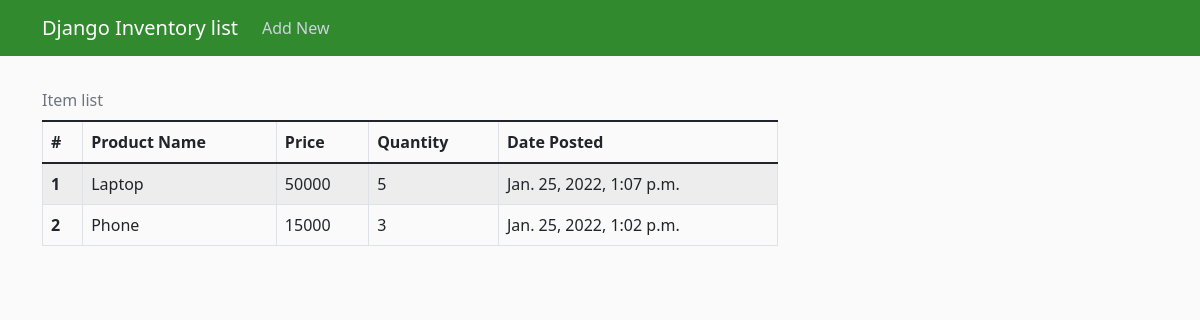
The app's page /, older data.
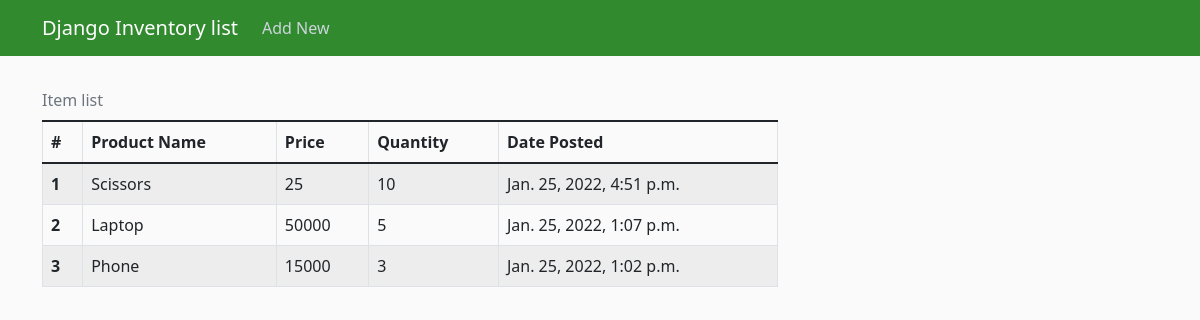
The same page, newer data.
### inventory/models.py (models this page shows, shortened)
class Product(models.Model):
    product_name = models.CharField(max_length=100, unique=True)
    price = models.IntegerField()
    quantity = models.IntegerField()
    date_posted = models.DateTimeField(default=timezone.now)

### inventory/views.py (the view)
# urls.py: path('', ItemListView.as_view(), name='inventory-home'),
class ItemListView(ListView):
    model = Product
    template_name = 'inventory/home.html' #<app>/<model>_<viewtype>.html
    context_object_name = 'items'   #changing variable name to let it know, we stored in 'items' variable
    ordering = ['-date_posted'] #order from newest added to oldest

### inventory/templates/inventory/home.html (shortened to what this page needs)
{% load static %}
<!DOCTYPE html>
<html lang="en">
<head>
	<link href="https://cdn.jsdelivr.net/npm/bootstrap@5.1.3/dist/css/bootstrap.min.css" rel="stylesheet"
 />
	<link rel="stylesheet" href="{% static 'inventory/main.css' %}">
</head>
<body>
	<header class="site-header">
		<nav class="navbar navbar-expand-md navbar-dark bg-steel fixed-top">
			<div class="container">
				<a class="navbar-brand mr-4" href="{% url 'inventory-home' %}">Django Inventory list</a>
				<div class="collapse navbar-collapse" id="navbarToggle">
					<div class="navbar-nav">
						<a class="nav-item nav-link" href="#" id="add-new-btn">Add New</a>
					</div>
				</div>
			</div>
		</nav>
	</header>
	<main role="main" class="container">
		<div class="row">
			<div class="col-md-8">
				<table class="table table-striped table-bordered table-hover caption-top">
					<caption>
						Item list
					</caption>
					<thead>
						<tr>
							<th>#</th>
							<th scope="col">Product Name</th>
							<th scope="col">Price</th>
							<th scope="col">Quantity</th>
							<th scope="col">Date Posted</th>
						</tr>
					</thead>
					<tbody>
						{% for item in items %}
						<tr>
							<th scope="row" class="counterCell"></th>
							<td>{{ item.product_name }}</td>
							<td>{{ item.price }}</td>
							<td>{{ item.quantity }}</td>
							<td>{{ item.date_posted }}</td>
						</tr>
						{% endfor %}
					</tbody>
				</table>
			</div>
		</div>
	</main>
</body>
</html>

Row changes from the older to the newer data that the page shows:
added Product: product_name "Scissors", price "25", quantity "10", date_posted "Jan. 25, 2022, 4:51 p.m."
